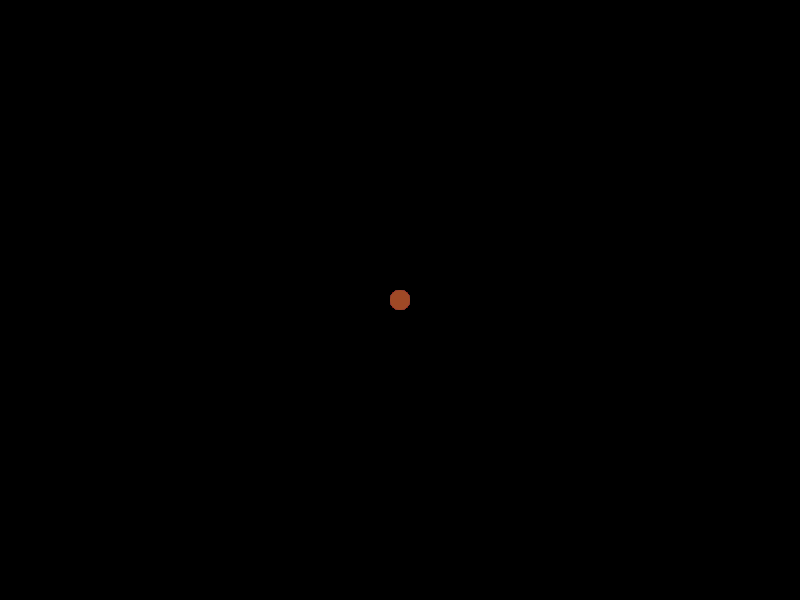
Frame 1 (no input)
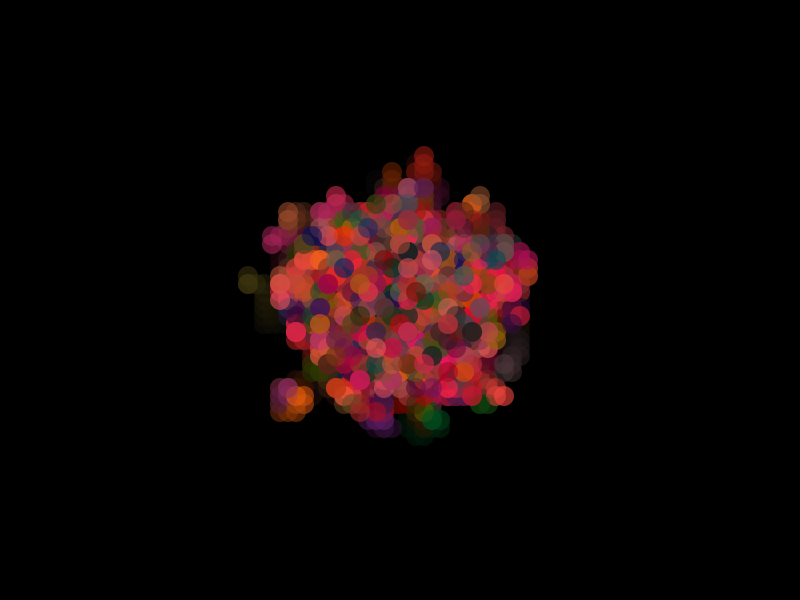
Frame 60 (the mouse pressed at the canvas centre just before this capture)
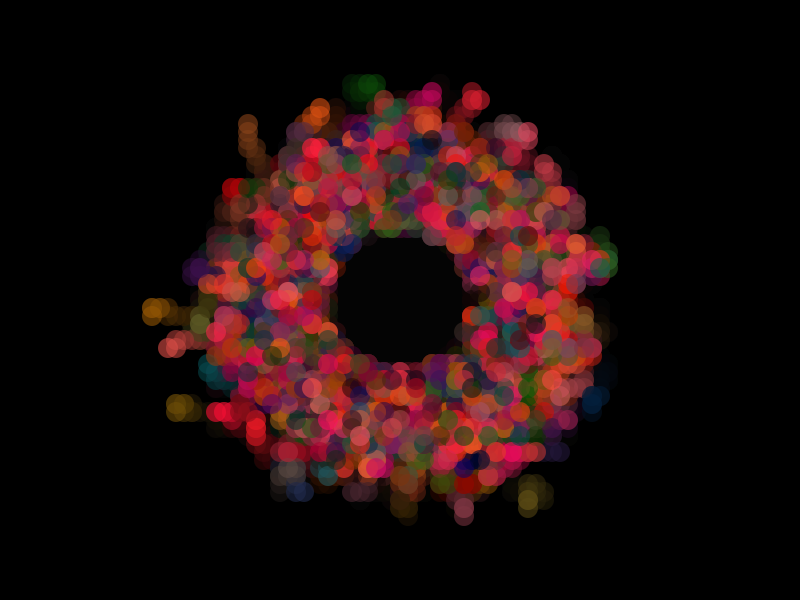
Frame 120 (the mouse held since frame 60 and released just before this capture)

The Processing sketch that drew these frames (run headless with seeded random() and noise(); from frame 60 on, the mouse is pressed at the canvas centre):

// Processing sketch: processing_111238
// ── processing_111238.pde

RandomWalker rw;
RandomWalker rw2;

RandomWalker [] randomKiste;
void setup() {
  randomKiste = new RandomWalker[1000];
  for (int i=0; i<1000; i++) {
    randomKiste[i] = new RandomWalker(random(255),random(100),random(100),150);
  }
  size(800, 600);
  noStroke();
  background(0);
  frameRate(50);
}
void draw() {
  fill(0, 30);
  rect(0, 0, 800, 600);
  for(int i=0; i<1000; i++){
  randomKiste[i].step();
  }
}

class RandomWalker { 
  float x = 400;
  float y = 300;
  float r = 1;
  float red = random(100, 255);
  float green = random(100, 255);
  float blue = random(100, 255);
  float trans = random(255);

  RandomWalker(float rd, float grn, float bl, float tr) {
    red = rd;
    green = grn;
    blue = bl;
    trans = tr;
  }

  void step() {

    fill(red, green, blue, trans);
    ellipse(x, y, 20, 20);
    r=random(4);
    if (r<=1) {
      x = x + 8;
    }
    else if (r<=2) {
      x = x - 8;
    }
    else if (r<=3) {
      y = y + 8;
    }
    else {
      y = y -8;
    }
    if (x>800) {
      x=0;
    }
    if (x<0) {
      x=800;
    }
    if (y>600) {
      y=0;
    }
    if (y<0) {
      y=600;
    }
    if(dist(mouseX, mouseY, x, y)<70){
      x = x + x- mouseX;
      y = y + y -mouseY;
    }
  }
}
